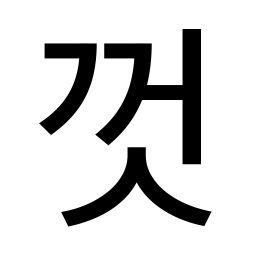
#> input picture glyphs/NotoSansKR-Regular/U+AECF.png, 256 x 256 px, given as the content of the folder data/content_font/png_2350, which was not available
$ python bitmap_to_svg_test.py
#> lines starting #> are read from the running program, lines starting #| are printed output that depends on the picture; after the words box and inside, x2 and y2 are one past the last pixel; in counts of white or black regions, pixels touching at a corner belong together
from __future__ import annotations

"""
Convert bitmap glyph PNGs to SVG using potrace (test pipeline).
"""

import argparse
import os
import subprocess
from pathlib import Path
from typing import Optional

from PIL import Image


def convert_png_to_svg(
    input_path: Path, output_path: Path, threshold: int, turdsize: int
) -> bool:
    """Convert a single PNG to SVG via potrace."""
#> called with threshold = 128, turdsize = 2
    tmp_pbm = output_path.with_suffix(".pbm")
    try:
        img = Image.open(input_path).convert("L")
#> img is the input picture: PIL image 256x256 L; min 0, max 255, mean 213.3
    except Exception as exc:
        print(f"[WARN] load error: {input_path} ({exc})")
        return False

    # Binarize
    img = img.point(lambda p: 255 if p >= threshold else 0, "L")
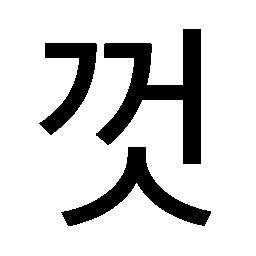
#> img: PIL image 256x256 L; 83.7% white; 3 black regions, box (x1, y1, x2, y2) and area: (96, 29, 201, 164) 5295, (61, 147, 211, 226) 3209, (39, 43, 97, 135) 2188
    try:
        tmp_pbm.parent.mkdir(parents=True, exist_ok=True)
        img.save(tmp_pbm, format="PPM")
    except Exception as exc:
        print(f"[WARN] save temp error: {tmp_pbm} ({exc})")
        return False

    cmd = [
        "potrace",
        str(tmp_pbm),
        "-s",
        "-o",
        str(output_path),
        "--turdsize",
        str(turdsize),
    ]
    try:
        result = subprocess.run(cmd, capture_output=True, text=True, check=True)
        if result.stderr:
            print(result.stderr.strip())
    except FileNotFoundError:
        print("[ERROR] potrace not found. Install potrace and ensure it's in PATH.")
        return False
    except subprocess.CalledProcessError as exc:
        print(f"[WARN] potrace failed for {input_path}: {exc.stderr}")
        return False
    finally:
        try:
            if tmp_pbm.exists():
                tmp_pbm.unlink()
        except OSError:
            pass

    return True


def parse_args() -> argparse.Namespace:
    parser = argparse.ArgumentParser(description="Convert PNG glyphs to SVG using potrace.")
    parser.add_argument(
        "--input_dir",
        type=Path,
        default=Path("data/content_font/png_2350"),
        help="Directory containing PNG files.",
    )
    parser.add_argument(
        "--output_dir",
        type=Path,
        default=Path("runs/svg_test"),
        help="Directory to save SVG files.",
    )
    parser.add_argument(
        "--threshold",
        type=int,
        default=128,
        help="Binarization threshold (0-255).",
    )
    parser.add_argument(
        "--turdsize",
        type=int,
        default=2,
        help="Potrace turdsize parameter to remove small specks.",
    )
    return parser.parse_args()


def main() -> None:
    args = parse_args()

    input_dir: Path = args.input_dir
    output_dir: Path = args.output_dir
    output_dir.mkdir(parents=True, exist_ok=True)

    if not input_dir.is_dir():
        print(f"[WARN] Input directory not found: {input_dir}")

    png_files = list(input_dir.glob("*.png")) + list(input_dir.glob("*.PNG"))
    total = len(png_files)
    success = 0

    for png_path in png_files:
        svg_path = output_dir / (png_path.stem + ".svg")
        if convert_png_to_svg(png_path, svg_path, args.threshold, args.turdsize):
            success += 1
        else:
            print(f"[WARN] Failed: {png_path}")

    print(f"Conversion complete: {success}/{total} succeeded.")


if __name__ == "__main__":
    main()
#> (the call stopped at in convert_png_to_svg, `result = subprocess.run(cmd, capture_output=True, text=True, check=True)`: subprocess is not available in this run)

$ run again, on glyphs/NotoSansKR-Regular/U+C639.png
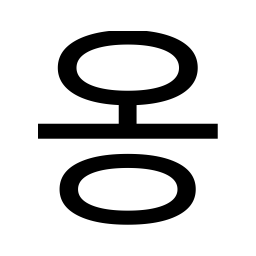
#> input picture glyphs/NotoSansKR-Regular/U+C639.png, 256 x 256 px, given as the content of the folder data/content_font/png_2350, which was not available
#> in convert_png_to_svg, img is the input picture: PIL image 256x256 L; min 0, max 255, mean 207.7
#> in convert_png_to_svg, `img = img.point(lambda p: 255 if p >= threshold else 0, "L")`:
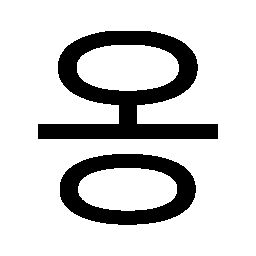
#> img: PIL image 256x256 L; 81.4% white; 2 black regions, box (x1, y1, x2, y2) and area: (38, 31, 218, 139) 7741, (60, 154, 196, 225) 4443
